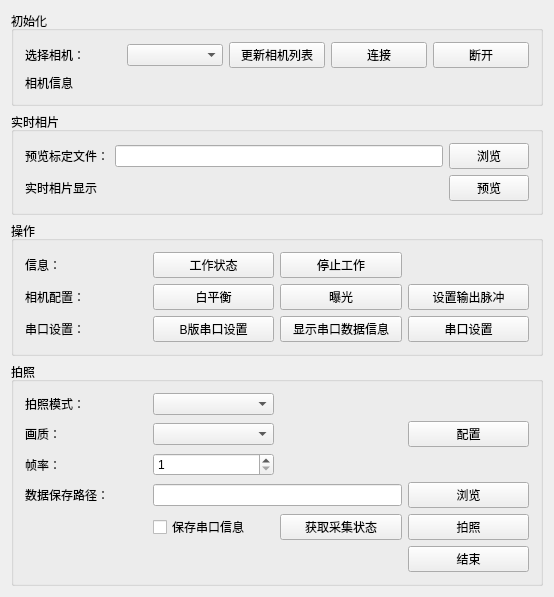
<?xml version="1.0" encoding="UTF-8"?>
<ui version="4.0">
 <class>Demo</class>
 <widget class="QWidget" name="Demo">
  <property name="geometry">
   <rect>
    <x>0</x>
    <y>0</y>
    <width>554</width>
    <height>505</height>
   </rect>
  </property>
  <property name="windowTitle">
   <string>Demo</string>
  </property>
  <layout class="QVBoxLayout" name="verticalLayout">
   <item>
    <widget class="QGroupBox" name="groupBox">
     <property name="title">
      <string>初始化</string>
     </property>
     <layout class="QGridLayout" name="gridLayout_2">
      <item row="0" column="0">
       <widget class="QLabel" name="label">
        <property name="text">
         <string>选择相机：</string>
        </property>
       </widget>
      </item>
      <item row="0" column="1">
       <widget class="QComboBox" name="mCamerasComboBox"/>
      </item>
      <item row="0" column="2">
       <widget class="QPushButton" name="mUpdateCameraPushButton">
        <property name="text">
         <string>更新相机列表</string>
        </property>
       </widget>
      </item>
      <item row="0" column="3">
       <widget class="QPushButton" name="mConnectPushButton">
        <property name="text">
         <string>连接</string>
        </property>
       </widget>
      </item>
      <item row="0" column="4">
       <widget class="QPushButton" name="mDisconnectPushButton">
        <property name="text">
         <string>断开</string>
        </property>
       </widget>
      </item>
      <item row="1" column="0" colspan="5">
       <widget class="QLabel" name="mCameraInfoLabel">
        <property name="text">
         <string>相机信息</string>
        </property>
       </widget>
      </item>
     </layout>
    </widget>
   </item>
   <item>
    <widget class="QGroupBox" name="groupBox_3">
     <property name="title">
      <string>实时相片</string>
     </property>
     <layout class="QGridLayout" name="gridLayout_3">
      <item row="0" column="1">
       <widget class="QLineEdit" name="mCalibrationPathLineEdit"/>
      </item>
      <item row="0" column="0">
       <widget class="QLabel" name="label_2">
        <property name="text">
         <string>预览标定文件：</string>
        </property>
       </widget>
      </item>
      <item row="0" column="2">
       <widget class="QPushButton" name="mCalibrationPathPushButton">
        <property name="text">
         <string>浏览</string>
        </property>
       </widget>
      </item>
      <item row="1" column="0" colspan="2">
       <widget class="QLabel" name="mDisplayImageLabel">
        <property name="text">
         <string>实时相片显示</string>
        </property>
       </widget>
      </item>
      <item row="1" column="2">
       <widget class="QPushButton" name="mPreviewPushButton">
        <property name="text">
         <string>预览</string>
        </property>
        <property name="checkable">
         <bool>true</bool>
        </property>
       </widget>
      </item>
     </layout>
    </widget>
   </item>
   <item>
    <widget class="QGroupBox" name="groupBox_4">
     <property name="title">
      <string>操作</string>
     </property>
     <layout class="QGridLayout" name="gridLayout_4">
      <item row="0" column="0">
       <widget class="QLabel" name="label_4">
        <property name="text">
         <string>信息：</string>
        </property>
       </widget>
      </item>
      <item row="1" column="0">
       <widget class="QLabel" name="label_6">
        <property name="text">
         <string>相机配置：</string>
        </property>
       </widget>
      </item>
      <item row="0" column="1">
       <widget class="QPushButton" name="mCameraStatePushButton">
        <property name="text">
         <string>工作状态</string>
        </property>
       </widget>
      </item>
      <item row="5" column="0">
       <widget class="QLabel" name="label_8">
        <property name="text">
         <string>串口设置：</string>
        </property>
       </widget>
      </item>
      <item row="0" column="2">
       <widget class="QPushButton" name="mStopWorkPushButton">
        <property name="text">
         <string>停止工作</string>
        </property>
       </widget>
      </item>
      <item row="5" column="4">
       <widget class="QPushButton" name="mSerialPortPushButton">
        <property name="text">
         <string>串口设置</string>
        </property>
       </widget>
      </item>
      <item row="5" column="1">
       <widget class="QPushButton" name="mBSeralProtPushButton">
        <property name="text">
         <string>B版串口设置</string>
        </property>
       </widget>
      </item>
      <item row="5" column="2">
       <widget class="QPushButton" name="mSerialPortInfoPushButton">
        <property name="text">
         <string>显示串口数据信息</string>
        </property>
       </widget>
      </item>
      <item row="1" column="1">
       <widget class="QPushButton" name="mWhiteBalancePushButton">
        <property name="text">
         <string>白平衡</string>
        </property>
       </widget>
      </item>
      <item row="1" column="2">
       <widget class="QPushButton" name="mExposurePushButton">
        <property name="text">
         <string>曝光</string>
        </property>
       </widget>
      </item>
      <item row="1" column="4">
       <widget class="QPushButton" name="mPulseOutputPushButton">
        <property name="text">
         <string>设置输出脉冲</string>
        </property>
       </widget>
      </item>
     </layout>
    </widget>
   </item>
   <item>
    <widget class="QGroupBox" name="groupBox_2">
     <property name="title">
      <string>拍照</string>
     </property>
     <layout class="QGridLayout" name="gridLayout">
      <item row="4" column="0">
       <widget class="QLabel" name="label_7">
        <property name="text">
         <string>数据保存路径：</string>
        </property>
       </widget>
      </item>
      <item row="4" column="4">
       <widget class="QPushButton" name="mSavePathPushButton">
        <property name="text">
         <string>浏览</string>
        </property>
       </widget>
      </item>
      <item row="6" column="4">
       <widget class="QPushButton" name="mStopPushButton">
        <property name="text">
         <string>结束</string>
        </property>
       </widget>
      </item>
      <item row="5" column="2">
       <widget class="QPushButton" name="mCollectionInfoPushButton">
        <property name="text">
         <string>获取采集状态</string>
        </property>
       </widget>
      </item>
      <item row="5" column="4">
       <widget class="QPushButton" name="mStartPushButton">
        <property name="text">
         <string>拍照</string>
        </property>
       </widget>
      </item>
      <item row="5" column="1">
       <widget class="QCheckBox" name="mSaveSerialPortFileCheckBox">
        <property name="text">
         <string>保存串口信息</string>
        </property>
       </widget>
      </item>
      <item row="0" column="1">
       <widget class="QComboBox" name="mWorkTypeComboBox"/>
      </item>
      <item row="2" column="1">
       <widget class="QComboBox" name="mQualityComboBox"/>
      </item>
      <item row="2" column="0">
       <widget class="QLabel" name="label_3">
        <property name="text">
         <string>画质：</string>
        </property>
       </widget>
      </item>
      <item row="0" column="0">
       <widget class="QLabel" name="label_5">
        <property name="text">
         <string>拍照模式：</string>
        </property>
       </widget>
      </item>
      <item row="3" column="0">
       <widget class="QLabel" name="label_9">
        <property name="text">
         <string>帧率：</string>
        </property>
       </widget>
      </item>
      <item row="3" column="1">
       <widget class="QSpinBox" name="mFpsSpinBox">
        <property name="minimum">
         <number>1</number>
        </property>
        <property name="maximum">
         <number>5</number>
        </property>
       </widget>
      </item>
      <item row="2" column="4">
       <widget class="QPushButton" name="mConfigPushButton">
        <property name="text">
         <string>配置</string>
        </property>
       </widget>
      </item>
      <item row="4" column="1" colspan="2">
       <widget class="QLineEdit" name="mSavePathLineEdit"/>
      </item>
     </layout>
    </widget>
   </item>
  </layout>
 </widget>
 <layoutdefault spacing="6" margin="11"/>
 <resources/>
 <connections/>
</ui>
